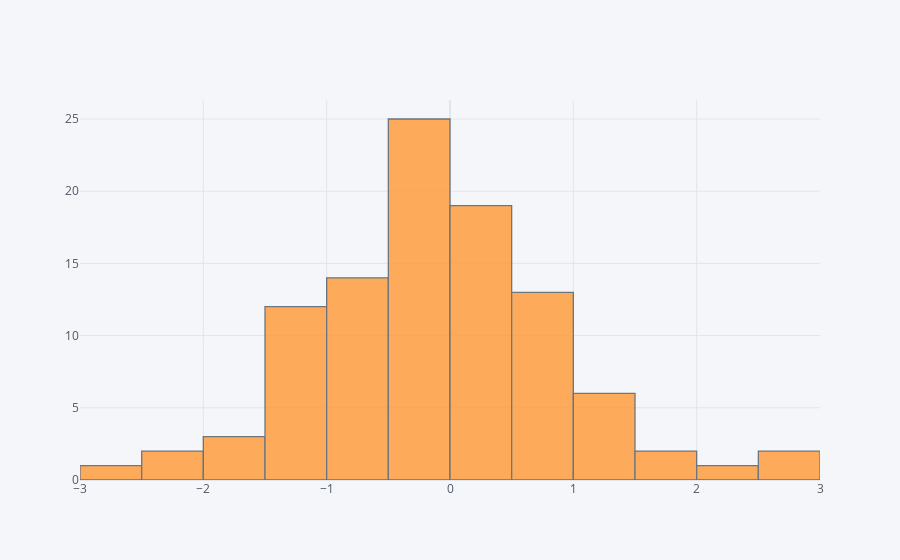

Source (notebook cell):
### Code cell
df['A'].iplot(kind='hist',bins=25)

### Figure 1 — Plotly figure (JSON) as saved in the notebook; plotly's stock layout.template omitted (floating-point values rounded to 4 significant figures)
{"data": [{"histfunc": "count", "histnorm": "", "marker": {"color": "rgba(255, 153, 51, 1.0)", "line": {"color": "#4D5663", "width": 1.3}}, "name": "A", "nbinsx": 25, "opacity": 0.8, "orientation": "v", "type": "histogram", "x": [0.1539, 2.181, -0.1357, 2.583, 1.678, -0.163, -0.1787, 0.489, -0.05025, -0.215, -0.9579, -0.9893, -0.5546, -0.7292, -2.147, 1.444, 0.9091, 0.162, -0.9466, 0.3506, -0.2116, 0.6366, -0.3837, 1.004, -0.6335, 0.8597, 0.4447, -1.252, -0.1345, -0.5781, -0.245, -0.9832, -0.2381, -0.3412, -0.8559, 1.7, -1.01, -0.8898, 0.9748, 0.2733, -2.327, -0.3725, -1.104, -0.1353, -1.151, -1.219, 0.05507, -0.1023, 1.278, -1.65, 0.2584, 0.02279, -0.0547, 0.6934, -0.3582, -0.6762, -2.609, 0.08746, 0.7908, -0.0164, -1.02, 1.062, 0.06, -0.5751, 0.7284, 0.1829, -0.1563, -1.864, -0.05584, -1.367, -0.286, 0.4947, -0.3597, 0.9721, -0.1159, 0.3936, 0.7839, -1.177, 0.8316, -1.187, 1.297, 0.8767, 0.7043, 0.3465, 0.009958, -1.135, 0.07851, -1.847, -0.4875, -0.7356, -1.316, 1.378, -1.321, 0.4545, 2.537, 0.5769, 0.4223, -0.5518, -0.3036, -0.34]}], "layout": {"barmode": "overlay", "legend": {"bgcolor": "#F5F6F9", "font": {"color": "#4D5663"}}, "paper_bgcolor": "#F5F6F9", "plot_bgcolor": "#F5F6F9", "title": {"font": {"color": "#4D5663"}}, "xaxis": {"gridcolor": "#E1E5ED", "showgrid": true, "tickfont": {"color": "#4D5663"}, "title": {"font": {"color": "#4D5663"}, "text": ""}, "zerolinecolor": "#E1E5ED"}, "yaxis": {"gridcolor": "#E1E5ED", "showgrid": true, "tickfont": {"color": "#4D5663"}, "title": {"font": {"color": "#4D5663"}, "text": ""}, "zerolinecolor": "#E1E5ED"}}}
